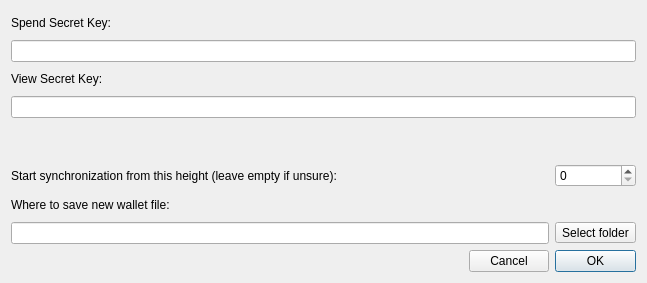
<?xml version="1.0" encoding="UTF-8"?>
<ui version="4.0">
 <class>ImportKeysDialog</class>
 <widget class="QDialog" name="ImportKeysDialog">
  <property name="geometry">
   <rect>
    <x>0</x>
    <y>0</y>
    <width>647</width>
    <height>283</height>
   </rect>
  </property>
  <property name="minimumSize">
   <size>
    <width>0</width>
    <height>130</height>
   </size>
  </property>
  <property name="windowTitle">
   <string>Restore from keys</string>
  </property>
  <layout class="QGridLayout" name="gridLayout">
   <item row="6" column="2" colspan="2">
    <widget class="QSpinBox" name="m_syncHeight">
     <property name="maximum">
      <number>999999999</number>
     </property>
    </widget>
   </item>
   <item row="7" column="0" colspan="4">
    <widget class="QLabel" name="label_2">
     <property name="text">
      <string>Where to save new wallet file:</string>
     </property>
    </widget>
   </item>
   <item row="10" column="0">
    <spacer name="horizontalSpacer">
     <property name="orientation">
      <enum>Qt::Horizontal</enum>
     </property>
     <property name="sizeHint" stdset="0">
      <size>
       <width>454</width>
       <height>20</height>
      </size>
     </property>
    </spacer>
   </item>
   <item row="1" column="0" colspan="4">
    <widget class="QLineEdit" name="m_spendKeyEdit"/>
   </item>
   <item row="6" column="0">
    <widget class="QLabel" name="label_4">
     <property name="text">
      <string>Start synchronization from this height (leave empty if unsure):</string>
     </property>
    </widget>
   </item>
   <item row="10" column="2" colspan="2">
    <widget class="QPushButton" name="m_okButton">
     <property name="text">
      <string>OK</string>
     </property>
     <property name="autoDefault">
      <bool>false</bool>
     </property>
     <property name="default">
      <bool>true</bool>
     </property>
    </widget>
   </item>
   <item row="10" column="1">
    <widget class="QPushButton" name="m_cancelButton">
     <property name="text">
      <string>Cancel</string>
     </property>
     <property name="autoDefault">
      <bool>false</bool>
     </property>
    </widget>
   </item>
   <item row="3" column="0" colspan="4">
    <widget class="QLineEdit" name="m_viewKeyEdit"/>
   </item>
   <item row="0" column="0">
    <widget class="QLabel" name="label_3">
     <property name="text">
      <string>Spend Secret Key:</string>
     </property>
    </widget>
   </item>
   <item row="8" column="2" colspan="2">
    <widget class="QToolButton" name="m_selectPathButton">
     <property name="text">
      <string>Select folder</string>
     </property>
    </widget>
   </item>
   <item row="2" column="0">
    <widget class="QLabel" name="label">
     <property name="text">
      <string>View Secret Key:</string>
     </property>
    </widget>
   </item>
   <item row="8" column="0" colspan="2">
    <widget class="QLineEdit" name="m_pathEdit"/>
   </item>
   <item row="4" column="0" colspan="4">
    <spacer name="verticalSpacer">
     <property name="orientation">
      <enum>Qt::Vertical</enum>
     </property>
     <property name="sizeType">
      <enum>QSizePolicy::Fixed</enum>
     </property>
     <property name="sizeHint" stdset="0">
      <size>
       <width>10</width>
       <height>40</height>
      </size>
     </property>
    </spacer>
   </item>
  </layout>
 </widget>
 <resources/>
 <connections>
  <connection>
   <sender>m_selectPathButton</sender>
   <signal>clicked()</signal>
   <receiver>ImportKeysDialog</receiver>
   <slot>selectPathClicked()</slot>
   <hints>
    <hint type="sourcelabel">
     <x>620</x>
     <y>54</y>
    </hint>
    <hint type="destinationlabel">
     <x>323</x>
     <y>65</y>
    </hint>
   </hints>
  </connection>
  <connection>
   <sender>m_okButton</sender>
   <signal>clicked()</signal>
   <receiver>ImportKeysDialog</receiver>
   <slot>onAccept()</slot>
   <hints>
    <hint type="sourcelabel">
     <x>594</x>
     <y>102</y>
    </hint>
    <hint type="destinationlabel">
     <x>323</x>
     <y>65</y>
    </hint>
   </hints>
  </connection>
  <connection>
   <sender>m_cancelButton</sender>
   <signal>clicked()</signal>
   <receiver>ImportKeysDialog</receiver>
   <slot>reject()</slot>
   <hints>
    <hint type="sourcelabel">
     <x>511</x>
     <y>102</y>
    </hint>
    <hint type="destinationlabel">
     <x>323</x>
     <y>65</y>
    </hint>
   </hints>
  </connection>
  <connection>
   <sender>m_spendKeyEdit</sender>
   <signal>textEdited(QString)</signal>
   <receiver>ImportKeysDialog</receiver>
   <slot>onTextChanged(QString)</slot>
   <hints>
    <hint type="sourcelabel">
     <x>323</x>
     <y>45</y>
    </hint>
    <hint type="destinationlabel">
     <x>323</x>
     <y>141</y>
    </hint>
   </hints>
  </connection>
  <connection>
   <sender>m_viewKeyEdit</sender>
   <signal>textEdited(QString)</signal>
   <receiver>ImportKeysDialog</receiver>
   <slot>onTextChanged(QString)</slot>
   <hints>
    <hint type="sourcelabel">
     <x>323</x>
     <y>99</y>
    </hint>
    <hint type="destinationlabel">
     <x>323</x>
     <y>141</y>
    </hint>
   </hints>
  </connection>
 </connections>
 <slots>
  <slot>selectPathClicked()</slot>
  <slot>onTextChanged(QString)</slot>
  <slot>onAccept()</slot>
 </slots>
</ui>
